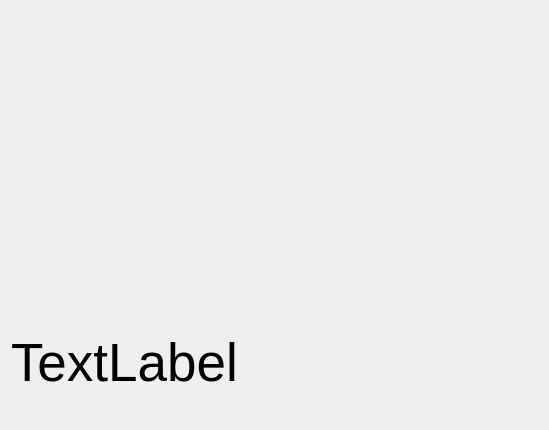
<?xml version="1.0" encoding="UTF-8"?>
<ui version="4.0">
 <class>Form</class>
 <widget class="QWidget" name="Form">
  <property name="geometry">
   <rect>
    <x>0</x>
    <y>0</y>
    <width>549</width>
    <height>430</height>
   </rect>
  </property>
  <property name="windowTitle">
   <string>Form</string>
  </property>
  <layout class="QGridLayout" name="gridLayout">
   <item row="2" column="0">
    <widget class="QProtocolProgressChartView" name="mychart" native="true">
     <property name="minimumSize">
      <size>
       <width>0</width>
       <height>20</height>
      </size>
     </property>
    </widget>
   </item>
   <item row="0" column="0">
    <spacer name="verticalSpacer">
     <property name="orientation">
      <enum>Qt::Vertical</enum>
     </property>
     <property name="sizeHint" stdset="0">
      <size>
       <width>20</width>
       <height>40</height>
      </size>
     </property>
    </spacer>
   </item>
   <item row="1" column="0">
    <widget class="QLabel" name="info">
     <property name="font">
      <font>
       <pointsize>40</pointsize>
      </font>
     </property>
     <property name="text">
      <string>TextLabel</string>
     </property>
     <property name="wordWrap">
      <bool>true</bool>
     </property>
    </widget>
   </item>
  </layout>
 </widget>
 <customwidgets>
  <customwidget>
   <class>QProtocolProgressChartView</class>
   <extends>QWidget</extends>
   <header>widgets</header>
   <container>1</container>
  </customwidget>
 </customwidgets>
 <resources/>
 <connections/>
</ui>
